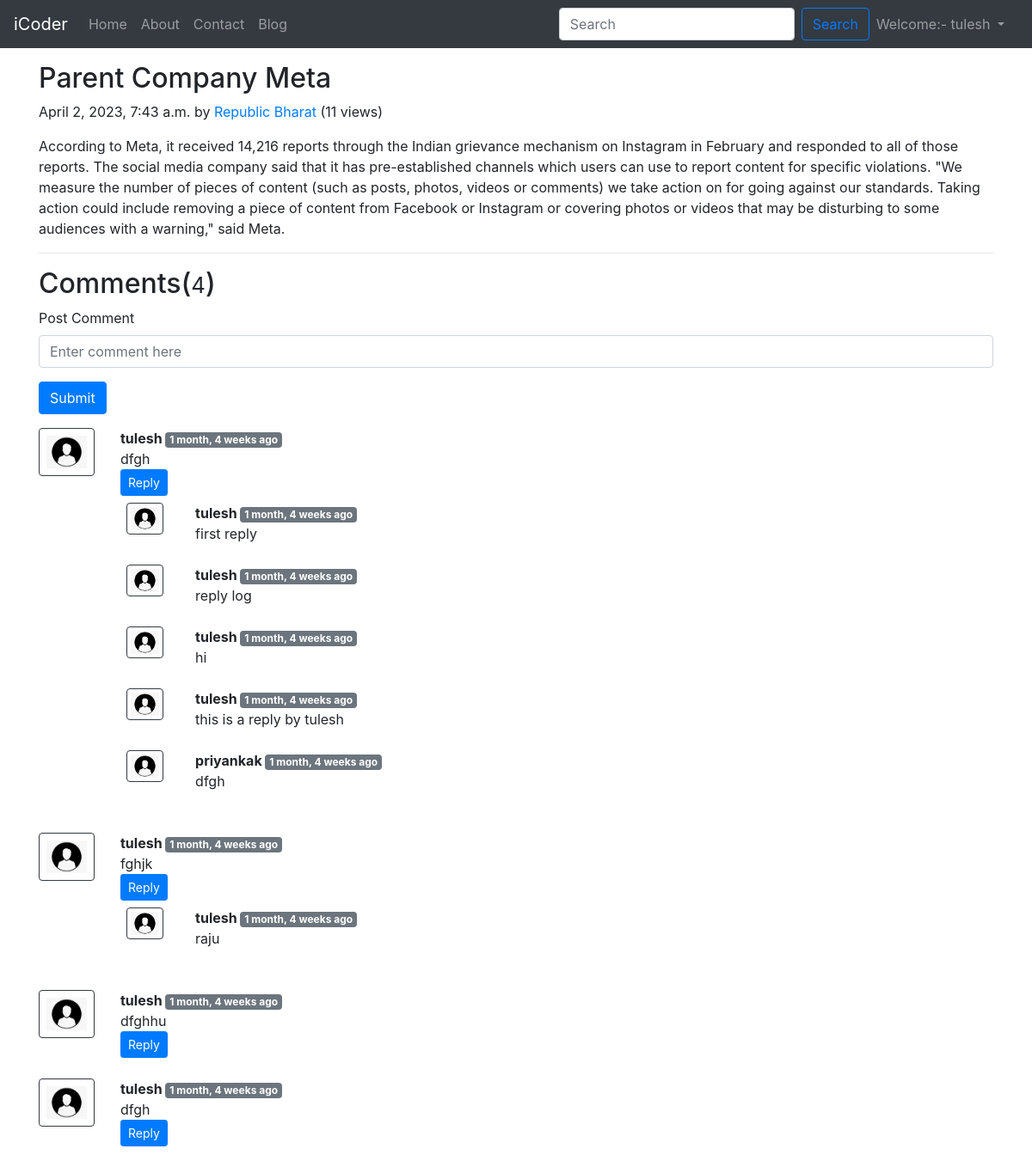
The page /blog/My First Post (signed in) on the database its author committed.
### blog/models.py (models this page shows, shortened)
class Post(models.Model):
    sno = models.AutoField(primary_key=True)
    title = models.CharField(max_length=200)
    content = models.TextField()
    author = models.CharField(max_length=300)
    views = models.IntegerField(default=0)
    slug = models.CharField(max_length=130)
    timeStamp = models.DateTimeField(blank=True)

class BlogComment(models.Model):
    sno = models.AutoField(primary_key=True)
    comment = models.TextField()
    user = models.ForeignKey(User, on_delete=models.CASCADE)
    post = models.ForeignKey(Post,on_delete=models.CASCADE)
    parent = models.ForeignKey('self',on_delete=models.CASCADE,null=True)
    timestamp = models.DateTimeField(default=now)

### blog/views.py (the view)
# urls.py: path('<str:slug>', views.blogpost, name='blogpost'),
def blogpost(request, slug):
    post = Post.objects.filter(slug=slug).first()
    post.views = post.views + 1
    post.save()
    comments = BlogComment.objects.filter(post=post,parent=None)
    replies = BlogComment.objects.filter(post=post).exclude(parent=None)
    replyDict = {}
    for reply in replies:
        if reply.parent.sno not in replyDict.keys():
            replyDict[reply.parent.sno] = [reply]
        else:
            replyDict[reply.parent.sno].append(reply)
    context = {'post':post ,'comments':comments,'user':request.user,'replyDict':replyDict}
    return render(request,'blog/blogPost.html',context)

### blog/templatetags/extras.py (called while the page is built)
@register.filter(name='get_val')
def get_val(dict,key):
    return dict.get(key)

### templates/blog/blogPost.html (shortened to what this page needs)
{% extends 'base.html' %}
{% block body %}
{% load humanize %}
{% load extras %}
<div class="container my-3">
    <h2 class="blog-post-title">{{post.title}}</h2>
    <p class="blog-post-meta">{{post.timeStamp}} by <a href="/about">{{post.author}}</a>
    (<span>{{post.views}} views</span>)</p>
    <p>{{post.content|safe}}</p>
    <hr>
</div>
<div class="container">
    <h2>Comments(<small>{{comments.count}}</small>)</h2>
    <div class="my-2">
    {% if user.is_authenticated %}
    <form action="/blog/postComment" method="post">{% csrf_token %}
        <div class="form-group">
            <label for="exampleInputEmail1"> Post Comment</label>
            <input type="text" class="form-control" name="comment" placeholder="Enter comment here">
        </div>
        <button type="submit" class="btn btn-primary">Submit</button>
    </form>
    {% else %}
    <p>Please Login First To post comment</p>
    {% endif %}
    </div>
    {% for comment in comments %}
    <div class="row my-3">
        <div class="col-md-1">
            <img class="rounded mx-auto d-block w-100 p-2 border border-dark " src="/static/img/img.png" alt="user">
        </div>
        <div class="col-md-11">
            <b>{{comment.user.username}} </b><span class="badge badge-secondary">{{comment.timestamp|naturaltime}}</span>
            <div>{{comment.comment}}</div>
            <div class="reply mx-0 ">
                {% if user.is_authenticated %}
                    <button class="btn btn-primary btn btn-sm" type="button" data-toggle="collapse" data-target="#replyBox{{comment.sno}}" aria-expanded="false" aria-controls="replyBox{{comment.sno}}">
                      Reply
                    </button>
                  {% else %}
                  <button class="btn btn-primary btn btn-sm" type="button" data-toggle="collapse" data-target="#replyBox{{comment.sno}}" aria-expanded="false" aria-controls="replyBox{{comment.sno}}" disabled>
                    Login to Reply
                  </button>
                  {% endif %}
                  <div class="replies my-2">
                    {% for reply in  replyDict|get_val:comment.sno %}
                    <div class="row">
                        <div class="col-md-1">
                            <img class="rounded mx-auto d-block w-75 p-1  border border-dark " src="/static/img/img.png" alt="user">
                        </div>
                        <div class="col-md-11">
                            <b>{{reply.user.username}} </b><span class="badge badge-secondary">{{reply.timestamp|naturaltime}}</span>
                            <div>{{reply.comment}}</div><br>
                        </div>
                    </div>
                    {% endfor %}
                  </div>
            </div>
        </div>
    </div>
    {% endfor %}
</div>
{% endblock body %}

### templates/base.html (shortened to what this page needs)
<!DOCTYPE html>
<html lang="en">
<head>
    <link rel="stylesheet" href="https://cdn.jsdelivr.net/npm/bootstrap@4.4.1/dist/css/bootstrap.min.css">
</head>
<body>
    <nav class="navbar navbar-expand-lg navbar-dark bg-dark">
        <a class="navbar-brand" href="/">iCoder</a>
        <div class="collapse navbar-collapse" id="navbarSupportedContent">
          <ul class="navbar-nav mr-auto">
            <li class="nav-item {% block homeactive %} {% endblock homeactive %}">
              <a class="nav-link" href="/">Home <span class="sr-only">(current)</span></a>
            </li>
            <li class="nav-item {% block aboutactive %} {% endblock aboutactive %}">
              <a class="nav-link" href="/about">About</a>
            </li>
            <li class="nav-item {% block contactactive %} {% endblock contactactive %}">
              <a class="nav-link" href="/contact">Contact</a>
            </li>
            <li class="nav-item {% block blogactive %} {% endblock blogactive %}">
              <a class="nav-link" href="/blog">Blog</a>
            </li>
          </ul>
          <form method="get" action="/search" class="form-inline my-2 my-lg-0">
            <input class="form-control mr-sm-2" type="search" placeholder="Search" aria-label="Search" name="query" id="query">
            <button class="btn btn-outline-primary my-2 my-sm-0" type="submit">Search</button>
         </form>
        {% if user.is_authenticated %}
        <ul class="navbar-nav mr-2">
          <li class="nav-item dropdown">
            <a class="nav-link dropdown-toggle" href="#" id="navbarDropdown" role="button" data-toggle="dropdown" aria-haspopup="true" aria-expanded="false">
              Welcome:- {{request.user}}
            </a>
          </li>
        </ul>
        {% else %}
          <button type="button" class="btn btn-primary mx-1" data-toggle="modal" data-target="#loginModal">LOGIN</button>
          <button type="button" class="btn btn-primary " data-toggle="modal" data-target="#signupModal">SIGNUP</button>
        {% endif %}
        </div>
      </nav>
{% block body %}
{% endblock body %}
</body>
</html>

### rows shown on the page
Post: title "Parent Company Meta", timeStamp "April 2, 2023, 7:43 a.m.", author "Republic Bharat", views "11", content "According to Meta, it received 14,216 reports through the Indian grievance mechanism on Instagram in February and responded to all of those reports. The social media company said that it has pre-established channels which users can use to report content for specific violations. \"We measure the number of pieces of content (such as posts, photos, videos or comments) we take action on for going against our standards. Taking action could include removing a piece of content from Facebook or Instagram or covering photos or videos that may be disturbing to some audiences with a warning,\" said Meta."
BlogComment: user.username "tulesh", timestamp "1 month, 4 weeks ago", comment "dfgh"
BlogComment: user.username "tulesh", timestamp "1 month, 4 weeks ago", comment "first reply"
BlogComment: user.username "tulesh", timestamp "1 month, 4 weeks ago", comment "reply log"
BlogComment: user.username "tulesh", timestamp "1 month, 4 weeks ago", comment "hi"
BlogComment: user.username "tulesh", timestamp "1 month, 4 weeks ago", comment "this is a reply by tulesh"
BlogComment: user.username "priyankak", timestamp "1 month, 4 weeks ago", comment "dfgh"
BlogComment: user.username "tulesh", timestamp "1 month, 4 weeks ago", comment "fghjk"
BlogComment: user.username "tulesh", timestamp "1 month, 4 weeks ago", comment "raju"
BlogComment: user.username "tulesh", timestamp "1 month, 4 weeks ago", comment "dfghhu"
BlogComment: user.username "tulesh", timestamp "1 month, 4 weeks ago", comment "dfgh"

### other values the page prints
{{ request.user }} "tulesh"
{{ comments.count }} "4"
